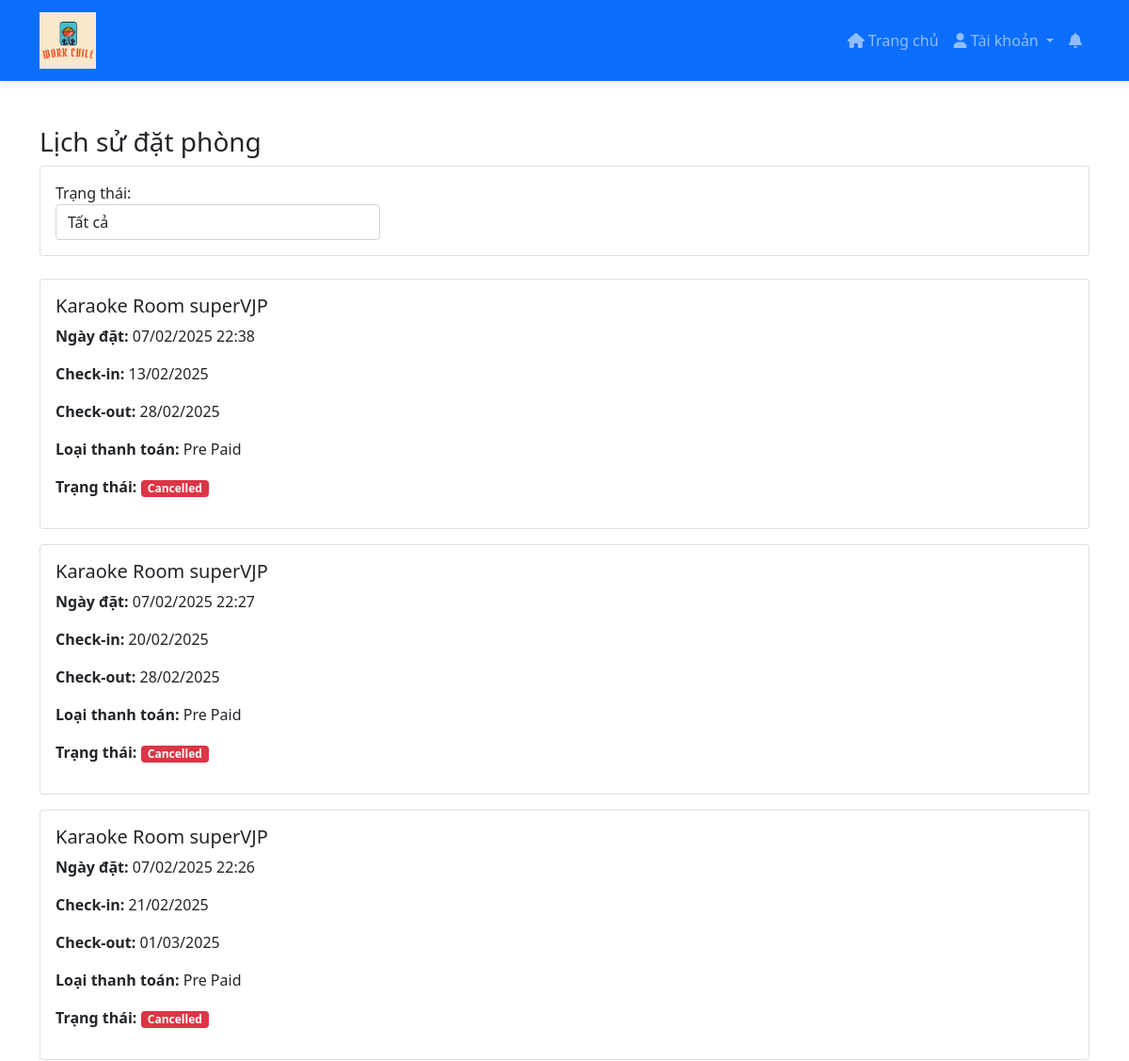
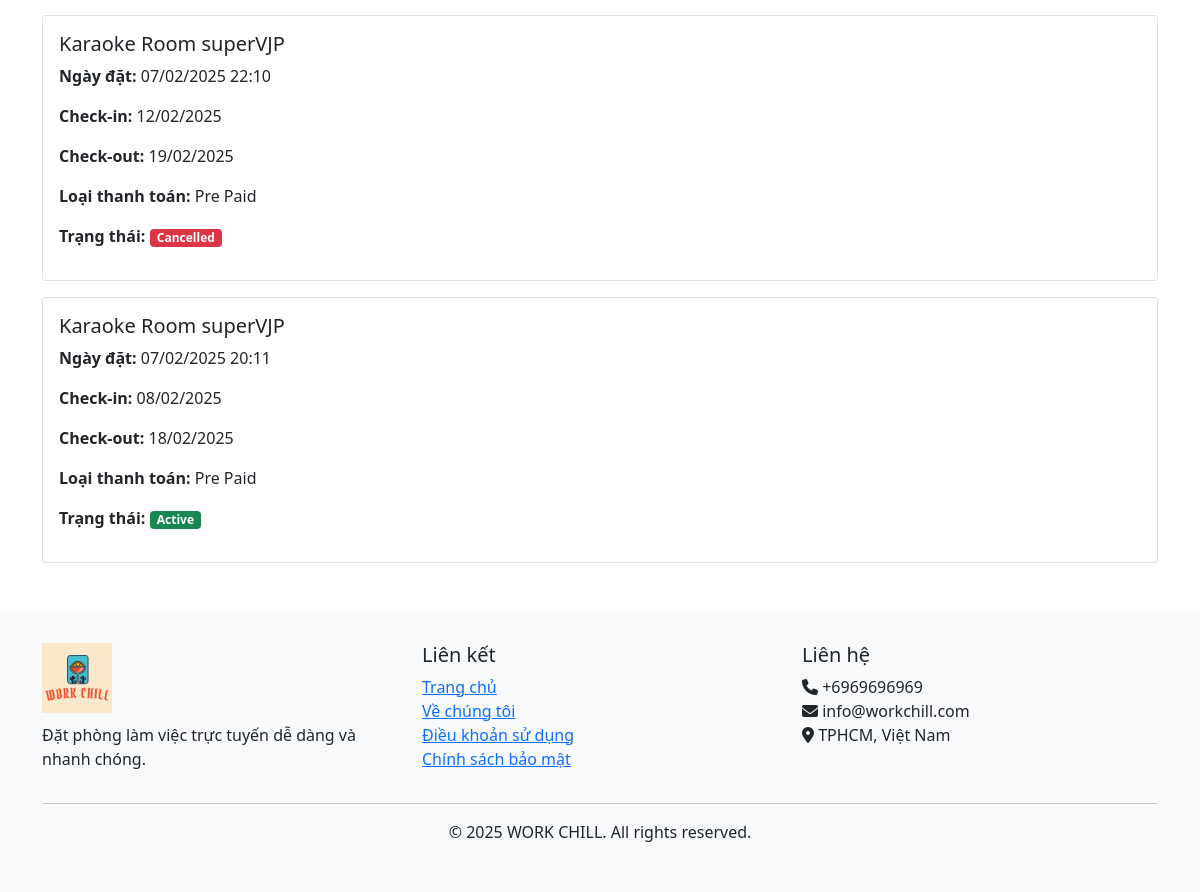
The page /bookings/ (signed in) on the database its author committed (2 pictures, top to bottom).
### home/models.py (models this page shows, shortened)
class BaseModel(models.Model):
    uid = models.UUIDField(default=uuid.uuid4   , editable=False , primary_key=True)
    created_at = models.DateTimeField(auto_now_add=True)
    updated_at = models.DateTimeField(auto_now=True)
    class Meta:
        abstract = True
        ordering=['uid']

class PodBooking(BaseModel):
    pod = models.ForeignKey(Pod, related_name="pod_bookings", on_delete=models.CASCADE)
    user = models.ForeignKey(User, related_name="user_bookings", on_delete=models.CASCADE)
    start_date = models.DateField()
    end_date = models.DateField()
    booking_type = models.CharField(max_length=100, choices=(
        ('Pre Paid', 'Pre Paid'),
        ('Post Paid', 'Post Paid')
    ))
    status = models.CharField(max_length=20, choices=(
        ('active', 'Active'),
        ('cancelled', 'Cancelled'),
        ('completed', 'Completed')
    ), default='active')

class Pod(BaseModel):
    pod_name = models.CharField(max_length=100)
    pod_price = models.IntegerField()
    description = models.TextField()
    amenities = models.ManyToManyField(Amenities)
    room_count = models.IntegerField(default=10)

### home/views.py (the view)
# urls.py: path('bookings/', booking_history, name='booking_history'),
@login_required
def booking_history(request):
    try:
        bookings = PodBooking.objects.filter(
            user=request.user
        ).select_related('pod').order_by('-created_at')
        status = request.GET.get('status')
        if status:
            bookings = bookings.filter(status=status)
        context = {
            'bookings': bookings,
            'total_bookings': bookings.count(),
            'active_bookings': bookings.filter(status='active').count(),
            'cancelled_bookings': bookings.filter(status='cancelled').count(),
            'completed_bookings': bookings.filter(status='completed').count(),
            'today': date.today().strftime('%Y-%m-%d'),
            'current_status': status,
            'status_choices': PodBooking._meta.get_field('status').choices
        }
        return render(request, 'home/booking_history.html', context)
    except Exception as e:
        messages.error(request, 'Đã xảy ra lỗi khi tải lịch sử đặt phòng')
        return redirect('index')

### templates/home/booking_history.html (shortened to what this page needs)
{% extends 'home/base.html' %}
{% block content %}
<div class="container mt-5">
    <h3>Lịch sử đặt phòng</h3>
    <div class="card mb-4">
        <div class="card-body">
            <form method="GET" class="row align-items-end">
                <div class="col-md-4">
                    <label>Trạng thái:</label>
                    <select name="status" class="form-control" onchange="this.form.submit()">
                        <option value="">Tất cả</option>
                    </select>
                </div>
            </form>
        </div>
    </div>
    {% if bookings %}
        {% for booking in bookings %}
        <div class="card mb-3">
            <div class="card-body">
                <div class="row">
                    <div class="col-md-8">
                        <h5>{{ booking.pod.pod_name }}</h5>
                        <p><strong>Ngày đặt:</strong> {{ booking.created_at|date:"d/m/Y H:i" }}</p>
                        <p><strong>Check-in:</strong> {{ booking.start_date|date:"d/m/Y" }}</p>
                        <p><strong>Check-out:</strong> {{ booking.end_date|date:"d/m/Y" }}</p>
                        <p><strong>Loại thanh toán:</strong> {{ booking.booking_type }}</p>
                        <p><strong>Trạng thái:</strong>
                            <span class="badge {% if booking.status == 'active' %}bg-success
                                              {% elif booking.status == 'cancelled' %}bg-danger
                                              {% else %}bg-secondary{% endif %}">
                                {{ booking.get_status_display }}
                            </span>
                        </p>
                    </div>
                    <div class="col-md-4 text-end">
                    </div>
                </div>
            </div>
        </div>
        {% endfor %}
    {% else %}
        <div class="alert alert-info">
            Bạn chưa có lịch sử đặt phòng nào. <a href="{% url 'index' %}">Đặt phòng ngay</a>
        </div>
    {% endif %}
</div>
{% endblock %}

### templates/home/base.html (style rules this page uses)
.badge { font-size: 0.75rem; padding: 0.25em 0.6em; }

### rows shown on the page
PodBooking: pod.pod_name "Karaoke Room superVJP", created_at "07/02/2025 22:38", start_date "13/02/2025", end_date "28/02/2025", booking_type "Pre Paid", status "Cancelled"
PodBooking: pod.pod_name "Karaoke Room superVJP", created_at "07/02/2025 22:27", start_date "20/02/2025", end_date "28/02/2025", booking_type "Pre Paid", status "Cancelled"
PodBooking: pod.pod_name "Karaoke Room superVJP", created_at "07/02/2025 22:26", start_date "21/02/2025", end_date "01/03/2025", booking_type "Pre Paid", status "Cancelled"
PodBooking: pod.pod_name "Karaoke Room superVJP", created_at "07/02/2025 22:10", start_date "12/02/2025", end_date "19/02/2025", booking_type "Pre Paid", status "Cancelled"
PodBooking: pod.pod_name "Karaoke Room superVJP", created_at "07/02/2025 20:11", start_date "08/02/2025", end_date "18/02/2025", booking_type "Pre Paid", status "Active"
